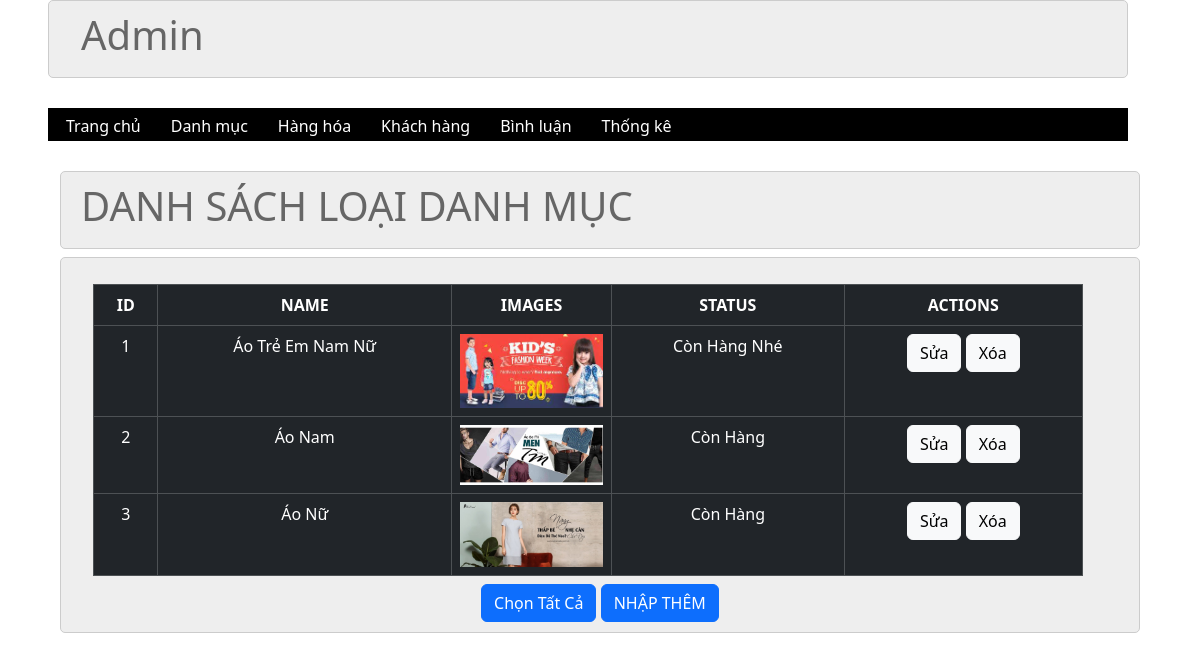
Screenshot of /admin/index.php?act=listdm with the database file from the repository.
### tables this page shows
CREATE TABLE `loaihang` (
  `ma_loai` int(11) NOT NULL COMMENT 'Mã Loại Hàng',
  `ten_loai` varchar(50) NOT NULL COMMENT 'Tên Loại Hàng ',
  `hinh_anh` varchar(100) NOT NULL COMMENT 'Hình Ảnh ',
  `trang_thai` varchar(20) NOT NULL COMMENT 'Trạng Thái Danh Mục'
);

### model/pdo.php (called while the page is built, shortened)
<?php
function pdo_get_connection(){
    $servername = "localhost";
    $username = "root";
    $password = "";
    try {
        $conn = new PDO("mysql:host=$servername;dbname=duan001", $username, $password);
        $conn->setAttribute(PDO::ATTR_ERRMODE, PDO::ERRMODE_EXCEPTION);
        return $conn;
    } catch(PDOException $e) {
        echo "Connection failed: " . $e->getMessage();
    }
}
function pdo_query($sql){
    $sql_args=array_slice(func_get_args(),1);
    try{
        $conn=pdo_get_connection();
        $stmt=$conn->prepare($sql);
        $stmt->execute($sql_args);
        $rows=$stmt->fetchAll();
        return $rows;
    }
    catch(PDOException $e){
        throw $e;
    }
    finally{
        unset($conn);
    }
}
?>

### model/select.php (called while the page is built, shortened)
<?php
function load_category(){
    $sql = "select * from loaihang order by ma_loai desc";
    $listCategory = pdo_query($sql);
    return $listCategory;
}
?>

### admin/category/list.php (the view, shortened to what this page needs)
<div class="row2">
    <div class="row2 font_title">
        <h1>DANH SÁCH LOẠI DANH MỤC</h1>
    </div>
    <div class="row2 font_title mt-2">
        <div class="form mt-3">
            <section class="intro">
                <div class="gradient-custom-2 h-100">
                    <div class="mask d-flex align-items-center h-100">
                        <div class="container">
                            <div class="row justify-content-center">
                                <div class="col-12">
                                    <div class="table-responsive">
                                        <table class="table table-dark table-bordered mb-0">
                                            <thead>
                                                <tr class="text-center">
                                                    <th scope="col">ID</th>
                                                    <th scope="col">NAME</th>
                                                    <th scope="col">IMAGES</th>
                                                    <th scope="col">STATUS</th>
                                                    <th scope="col">ACTIONS</th>
                                                </tr>
                                            </thead>
                                            <tbody>
                                                <?php
                                                $listCategory = load_category();
                                                foreach ($listCategory as $key => $category) :
                                                ?>
                                                    <tr class="text-center">
                                                        <td scope="row"><?php echo $key + 1 ?></td>
                                                        <td><?php echo $category['ten_loai'] ?></td>
                                                        <td class="tuan_handsome"><img src="../upload/<?php echo $category['hinh_anh'] ?>" alt="" width="100%" height="auto"></td>
                                                        <td><?php echo $category['trang_thai'] ?></td>
                                                        <td>
                                                            <a href="index.php?act=suadm&id=<?php echo $category['ma_loai']; ?>"><button class="btn btn-light">Sửa</button></a>
                                                            <a href="index.php?act=xoadm&id=<?php echo $category['ma_loai']; ?>">
                                                                <button class="btn btn-light" onclick="return confirm('Do you really want to delete this product?')">Xóa</button>
                                                            </a>
                                                        </td>
                                                    </tr>
                                                <?php endforeach; ?>
                                            </tbody>
                                        </table>
                                    </div>
                                </div>
                            </div>
                        </div>
                    </div>
                </div>
            </section>
            <div class="text-center mt-2">
                <button type="button" class="btn btn-primary">Chọn Tất Cả</button>
                <a href="index.php?act=adddm"><button class="btn btn-primary" type="button">NHẬP THÊM</button></a>
            </div>
        </div>
    </div>
</div>

### css/css.css (style rules this page uses)
:root { --white-color:#fff; --black-color:#000; --text-color:#333; }
* { margin:0; padding:0; box-sizing:border-box; }
body { font-family:'Roboto', sans-serif; }
.row { display:flex; width:100%; }
.row2 { float:left; width:100%; }
.font_title { background-color:#EEE; border:1px #CCC solid; color:#666; border-radius:5px; padding:10px 20px; }

### css/admin.css (style rules this page uses)
td.tuan_handsome { width: 160px; }

### rows the page displays
loaihang: ten_loai "Áo Trẻ Em Nam Nữ", hinh_anh (picture), trang_thai "Còn Hàng Nhé"
loaihang: ten_loai "Áo Nam", hinh_anh (picture), trang_thai "Còn Hàng"
loaihang: ten_loai "Áo Nữ", hinh_anh (picture), trang_thai "Còn Hàng"
